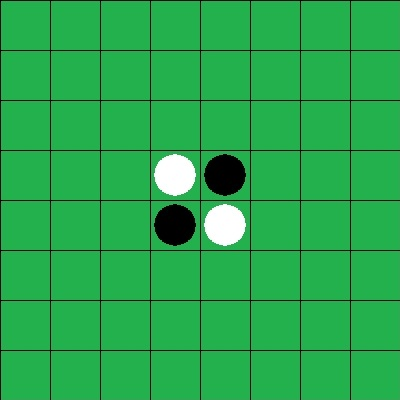
#> input picture Image위에 Image씌우기/flippy.jpg, 400 x 400 px, given in place of the camera
$ python video.py
#> lines starting #> are read from the running program, lines starting #| are printed output that depends on the picture; after the words box and inside, x2 and y2 are one past the last pixel; in counts of white or black regions, pixels touching at a corner belong together
import cv2
import numpy as np

cap = cv2.VideoCapture(0)       # 카메라 모듈 사용.

while(1):
    ret, frame = cap.read()     #   카메라 모듈 연속프레임 읽기
#> frame is the input picture: shape (400, 400, 3); mean B, G, R 77.2, 168.2, 39.9

    hsv = cv2.cvtColor(frame, cv2.COLOR_BGR2HSV)    # BGR을 HSV로 변환해줌
#> hsv: shape (400, 400, 3); mean H, S, V 68.1, 197.4, 168.2

    # define range of blue color in HSV
    lower_blue = np.array([110,50,50])          # 파랑색 범위
    upper_blue = np.array([150,255,255])

    lower_green = np.array([40, 50, 50])        # 초록색 범위
    upper_green = np.array([120, 255, 255])

    lower_red = np.array([170, 50, 50])        # 빨강색 범위
    upper_red = np.array([180, 255, 255])

    # Threshold the HSV image to get only blue colors
    mask = cv2.inRange(hsv, lower_blue, upper_blue)     # 110<->150 Hue(색상) 영역을 지정.
#> mask: shape (400, 400); every value is 0
    mask1 = cv2.inRange(hsv, lower_green, upper_green)  # 영역 이하는 모두 날림 검정. 그 이상은 모두 흰색 두개로 Mask를 씌움.
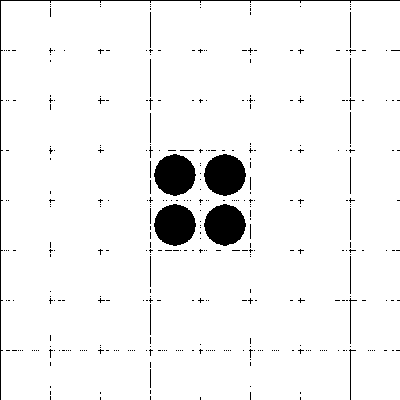
#> mask1: shape (400, 400); 95.1% white; 385 black regions (367 under 20 px), largest, box (x1, y1, x2, y2) and area: (204, 154, 246, 196) 1340, (154, 204, 196, 246) 1340, (154, 154, 196, 196) 1319
    mask2 = cv2.inRange(hsv, lower_red, upper_red)

    # Bitwise-AND mask and original image
    res = cv2.bitwise_and(frame, frame, mask=mask)      # 흰색 영역에 파랑색 마스크를 씌워줌.
#> res: shape (400, 400, 3); every value is 0
    res1 = cv2.bitwise_and(frame, frame, mask=mask1)    # 흰색 영역에 초록색 마스크를 씌워줌.
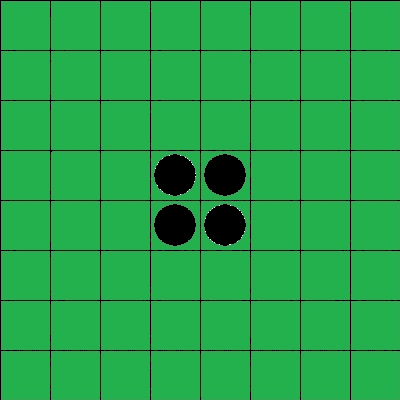
#> res1: shape (400, 400, 3); mean B, G, R 73, 163.3, 35.7
    res2 = cv2.bitwise_and(frame, frame, mask=mask2)    # 흰색 영역에 빨강색 마스크를 씌워줌.

    cv2.imshow('frame',frame)       # 원본 영상을 보여줌
    cv2.imshow('res', res)           # 마스크 위에 파랑색을 씌운 것을 보여줌.
    cv2.imshow('res1', res1)          # 마스크 위에 초록색을 씌운 것을 보여줌.
    cv2.imshow('res2', res2)          # 마스크 위에 빨강색을 씌운 것을 보여줌.

    k = cv2.waitKey(5) & 0xFF
#> (key Esc is pressed here)
    if k == 27:
        break

cv2.destroyAllWindows()
